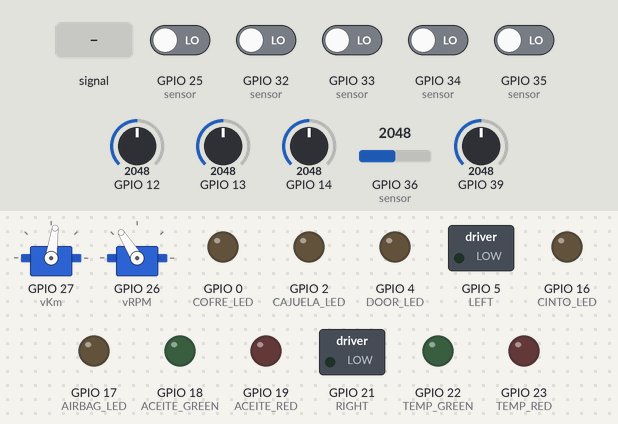
Simulated run of this sketch. Board: ESP32. Shown: 2 × servo, switched loads named in the sketch (green lamp = pin HIGH), output pins drawn as LEDs (lit = HIGH). Inputs (shaded band) come from the test bench; at power-on: GPIO 25 (sensor), GPIO 32 (sensor), GPIO 33 (sensor), GPIO 34 (sensor), GPIO 35 (sensor) LOW, GPIO 13 = 2048, GPIO 14 = 2048, GPIO 12 = 2048, GPIO 36 (sensor) = 2048, GPIO 39 = 2048.

Above: at 2.2 s.
2.3 s: GPIO 13 fed a 200 Hz sine of ±327 counts around its level
5.3 s: GPIO 13 set to 2866
6.8 s: GPIO 14 set to 2866
At 7.5 s:
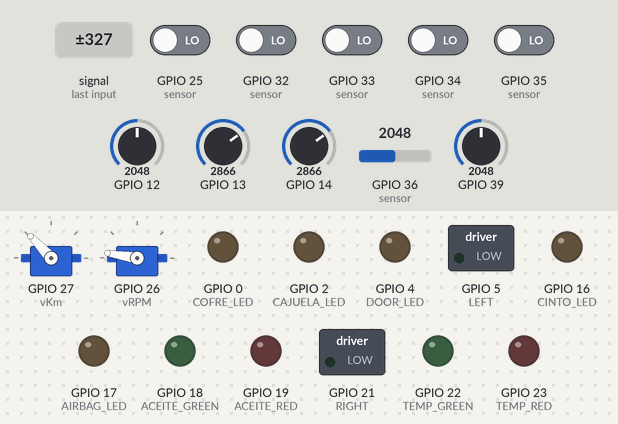
8.3 s: GPIO 25 (sensor) driven HIGH
At 8.9 s:
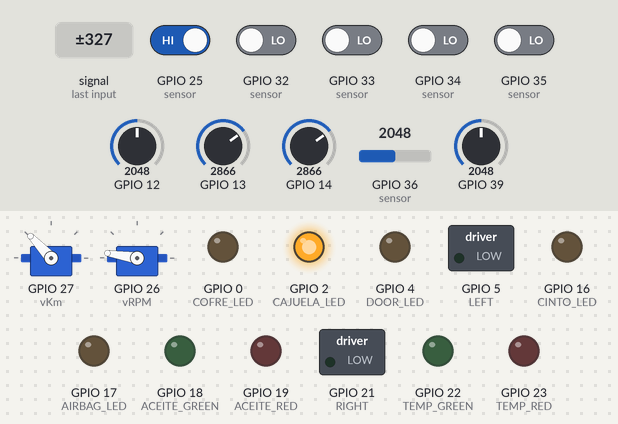
9.8 s: GPIO 32 (sensor) driven HIGH
At 11.0 s:
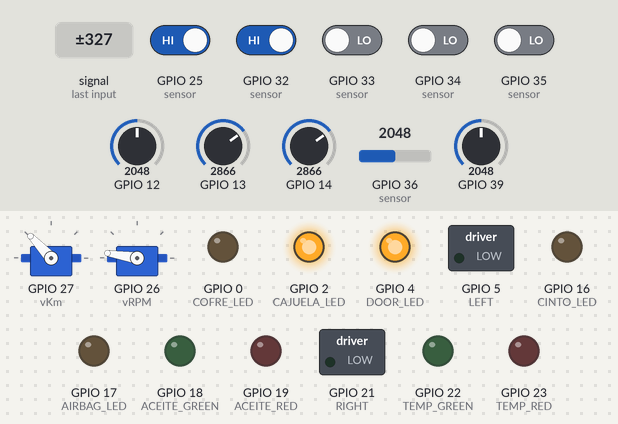
11.3 s: GPIO 33 (sensor) driven HIGH
At 12.4 s:
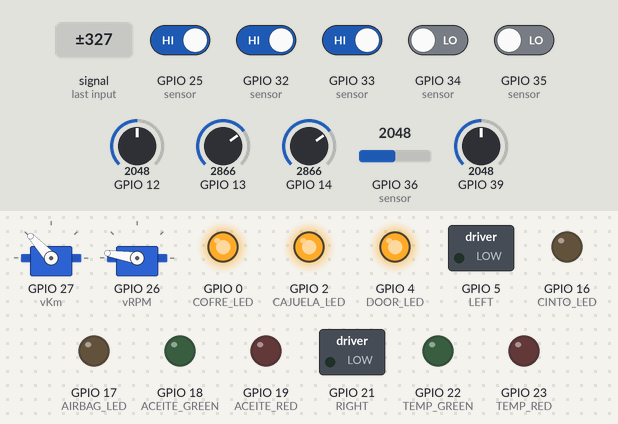
Timing chart, 0 to 13.8 s (numbered marks = the images above; inputs shaded):
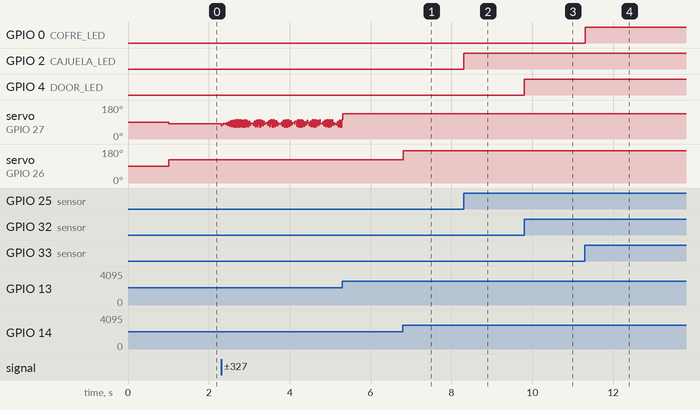

The sketch:

TABLERO.ino
```cpp
//Tablero de automovil con FREERTOS
#include <ESP32Servo.h>
#if CONFIG_FREERTOS_UNICORE
static const BaseType_t app_cpu = 0;
#else
static const BaseType_t app_cpu = 1;
#endif

// Tareas
static TaskHandle_t Tarea01 = NULL;
static TaskHandle_t Tarea02 = NULL;
static TaskHandle_t Tarea03 = NULL;
static TaskHandle_t Tarea04 = NULL;
static TaskHandle_t Tarea05 = NULL;
static TaskHandle_t Tarea06 = NULL;
static TaskHandle_t Tarea07 = NULL;
static TaskHandle_t Tarea08 = NULL;
static TaskHandle_t Tarea09 = NULL;

// Velocidad
int velocidadKm = 0;
int RPM = 0;

Servo vKm;
Servo vRPM;

// LED PARA TESTIGO DE TEMPERATURA
#define TEMP_RED    23
#define TEMP_GREEN  22

float temperature = 0;


// LED PARA TESTIGO DE ACEITE
#define ACEITE_RED    19
#define ACEITE_GREEN  18

float aceite = 0;


// LED PARA TESTIGO DE AIRBAG
#define AIRBAG_LED 17

int sensor_airbag = 0; // Si es HIGH se activa el testigo


// LED PARA TESTIGO DE CINTURON
#define CINTO_LED 16

int sensor_cinturon = 0; // Si es HIGH se activa el testigo

// LED PARA TESTIGO DE PUERTAS
#define DOOR_LED 4

int sensor_puertas = 0; // Si es HIGH se enciende el testigo lo que indica que una puerta esta abierta


// LED PARA TESTIGO DE COFRE
#define COFRE_LED 0

int sensor_cofre = 0; // Si es HIGH se enciende el testigo lo que indica que el cofre esta abierto

// LED PARA TESTIGO DE CAJUELA
#define CAJUELA_LED 2

int sensor_cajuela = 0; // Si es HIGH se enciende el testigo

// LEDs PARA INTERMITENTES Y DIRECCIONALES
#define RIGHT 21
#define LEFT 5
int s_dir = 0; // Si es 0 estan apagadas, 1 si estan intermitentes, 2 direccionales derecha y 3 direccionales izquierda

//Tarea testigo de aceite
void Aceite(void*parameter){
  while(1){
    aceite = analogRead(39); // Nivel de aceite en porcentaje

    if(aceite > 10 && aceite <= 20) // Si el nivel de aceite esta ente 10% y 20& el testigo prende en amarillo
    {
      analogWrite(ACEITE_RED,   255);
      analogWrite(ACEITE_GREEN, 255);
    }
    if(aceite >= 0 && aceite <= 10) // Si el nivel de aceite es inferior a 10& el testigo prende en rojo
    {
      analogWrite(ACEITE_RED,   255);
      analogWrite(ACEITE_GREEN, 0);
    }
  }
}

//Tarea testigo airbag
void Airbag(void*parameter){
  while(1){
    sensor_airbag = digitalRead(34); // Lectura de sensor de airbag

    if(sensor_airbag == HIGH)
    {
      digitalWrite(AIRBAG_LED, HIGH);
    }
    else
    {
      digitalWrite(AIRBAG_LED, LOW);
    }
  }
}

//Tarea testigo de temperatura
void Temperatura(void*parameter){
  while(1){
    temperature = analogRead(36); // Lectura de sensor de temperatura

    if(temperature >= 80 && temperature < 90) // Si la temperatura es mayor a 80 y menor a 90 el testigo prende de color amarillo
    {
      analogWrite(TEMP_RED,   255);
      analogWrite(TEMP_GREEN, 255);
    }
    if(temperature >= 90 && temperature <= 100) // Si la temperatura es mayor a 90 y menor o igual a 100 el testigo prende de color rojo
    {
      analogWrite(TEMP_RED,   255);
      analogWrite(TEMP_GREEN, 0);
    }

  }
}

//Tarea testigo de cinturon
void Cinturon(void*parameter){
  while(1){
    velocidadKm = analogRead(13); // Lectura de velocidad en kilometros
    sensor_cinturon = digitalRead(35); // Lectura de sensor de cinturon

    if(sensor_cinturon == HIGH && velocidadKm >= 20) // Si el sensor manda alto y la velocidad es mayor a 20 km/h
    {
      digitalWrite(CINTO_LED, HIGH);
    }
    else
    {
      digitalWrite(CINTO_LED, LOW);
    }
  }
}

//Tarea testigo de puertas
void Puertas(void*parameter){
  while(1){
    sensor_puertas = digitalRead(32); // Lectura de sensor de puertas abiertas

    if(sensor_puertas == HIGH) // Si el sensor manda alto
    {
      digitalWrite(DOOR_LED, HIGH);
    }
    else
    {
      digitalWrite(DOOR_LED, LOW);
    }
  }
}

//Tarea testigo de cofre
void Cofre(void*parameter){
  while(1){
    sensor_cofre = digitalRead(33); // Lectura de sensor de puertas abiertas

    if(sensor_cofre == HIGH) // Si el sensor manda alto
    {
      digitalWrite(COFRE_LED, HIGH);
    }
    else
    {
      digitalWrite(COFRE_LED, LOW);
    }
  }
}

//Tarea testigo de cajuela
void Cajuela(void*parameter){
  while(1){
    sensor_cajuela = digitalRead(25); // Lectura de sensor de puertas abiertas

    if(sensor_cajuela == HIGH) // Si el sensor manda alto
    {
      digitalWrite(CAJUELA_LED, HIGH);
    }
    else
    {
      digitalWrite(CAJUELA_LED, LOW);
    }
  }
}

//Tarea intermitentes y direccionales
void IntermitentesDIR(void*parameter){
  while(1){

    s_dir = analogRead(12); // Lectura de señal para intermitentes y direccionales

    if(s_dir == 0) // Si es 0 las luces se apagan
    {
      digitalWrite(RIGHT, LOW);
      digitalWrite(LEFT, LOW);
    }
    else
    {
      if(s_dir == 1) // Si es 1 todas encienden de manera intermitente
      {
        digitalWrite(RIGHT, HIGH);
        digitalWrite(LEFT, HIGH);
        delay(100);
        digitalWrite(RIGHT, LOW);
        digitalWrite(LEFT, LOW);
        delay(100);

      }
      else
      {
        if(s_dir == 2) // Si es 2 encienden las de la derecha
        {
          digitalWrite(RIGHT, HIGH);
          digitalWrite(LEFT, LOW);
          delay(100);
          digitalWrite(RIGHT, LOW);
          digitalWrite(LEFT, LOW);
          delay(100);

        }
        else
        {
          if(s_dir == 3) // Si es 3 encienden las direccionales de la izquierda
          {
            digitalWrite(RIGHT, LOW);
            digitalWrite(LEFT, HIGH);
            delay(100);
            digitalWrite(RIGHT, LOW);
            digitalWrite(LEFT, LOW);
            delay(100);
          }

        }


      }


    }

  }
}

//Tarea indicadores de velocidad
void Velocidad(void*parameter){
  while(1){
    velocidadKm = analogRead(13);
    RPM = analogRead(14);
    //Hacemos regla de 3 para obtenr el angulo del servo respecto a la velocidad
    float anguloKm = velocidadKm * 180 / 261; // Maxima 260 km/h
    float anguloRPM = RPM * 180 / 3001; // Maxima 3000 rpm
    vKm.write(anguloKm); // Movemos los servomotores al angulo correspondiente
    vRPM.write(anguloRPM);
  }
}

void setup() {
  Serial.begin(9600);
  pinMode(AIRBAG_LED, OUTPUT);
  pinMode(TEMP_RED, OUTPUT);
  pinMode(TEMP_GREEN, OUTPUT);
  pinMode(ACEITE_RED, OUTPUT);
  pinMode(ACEITE_GREEN, OUTPUT);
  pinMode(CINTO_LED, OUTPUT);
  pinMode(DOOR_LED, OUTPUT);
  pinMode(COFRE_LED, OUTPUT);
  pinMode(CAJUELA_LED, OUTPUT);
  pinMode(RIGHT, OUTPUT);
  pinMode(LEFT, OUTPUT);
  vKm.attach(27, 500, 2500);
  vRPM.attach(26, 500, 2500);
  vTaskDelay(1000 / portTICK_PERIOD_MS);
    xTaskCreatePinnedToCore (
              Aceite,    // Funcion que se manda a llamar
              "Tarea01",    // El nombre de la tarea
              1024,           // Stack size
              NULL,           //
              1,              // Prioridades
              &Tarea01,           //
              app_cpu);       //Core
  // put your setup code here, to run once:

    xTaskCreatePinnedToCore (
              Airbag,    // Funcion que se manda a llamar
              "Tarea02",    // El nombre de la tarea
              1024,           // Stack size
              NULL,           //
              1,              // Prioridades
              &Tarea02,           //
              app_cpu);       //Core
  // put your setup code here, to run once:

    xTaskCreatePinnedToCore (
              Temperatura,    // Funcion que se manda a llamar
              "Tarea03",    // El nombre de la tarea
              1024,           // Stack size
              NULL,           //
              1,              // Prioridades
              &Tarea03,           //
              app_cpu);       //Core
  // put your setup code here, to run once:

    xTaskCreatePinnedToCore (
              Cinturon,    // Funcion que se manda a llamar
              "Tarea04",    // El nombre de la tarea
              1024,           // Stack size
              NULL,           //
              1,              // Prioridades
              &Tarea04,           //
              app_cpu);       //Core
  // put your setup code here, to run once:

    xTaskCreatePinnedToCore (
              Puertas,    // Funcion que se manda a llamar
              "Tarea05",    // El nombre de la tarea
              1024,           // Stack size
              NULL,           //
              1,              // Prioridades
              &Tarea05,           //
              app_cpu);       //Core
  // put your setup code here, to run once:

    xTaskCreatePinnedToCore (
              Cofre,    // Funcion que se manda a llamar
              "Tarea06",    // El nombre de la tarea
              1024,           // Stack size
              NULL,           //
              1,              // Prioridades
              &Tarea06,           //
              app_cpu);       //Core
  // put your setup code here, to run once:

    xTaskCreatePinnedToCore (
              Cajuela,    // Funcion que se manda a llamar
              "Tarea07",    // El nombre de la tarea
              1024,           // Stack size
              NULL,           //
              1,              // Prioridades
              &Tarea07,           //
              app_cpu);       //Core
  // put your setup code here, to run once:

    xTaskCreatePinnedToCore (
              IntermitentesDIR,    // Funcion que se manda a llamar
              "Tarea08",    // El nombre de la tarea
              1024,           // Stack size
              NULL,           //
              1,              // Prioridades
              &Tarea08,           //
              app_cpu);       //Core
  // put your setup code here, to run once:

    xTaskCreatePinnedToCore (
              Velocidad,    // Funcion que se manda a llamar
              "Tarea09",    // El nombre de la tarea
              1024,           // Stack size
              NULL,           //
              1,              // Prioridades
              &Tarea09,           //
              app_cpu);       //Core
  // put your setup code here, to run once:

}

void loop() {


}
```

Measured:
- after the input at 6.8 s, servo on GPIO 26 (vRPM): 122° → 171° at once
- after the input at 8.3 s, GPIO 2 (CAJUELA_LED): LOW → HIGH at once
- after the input at 9.8 s, GPIO 4 (DOOR_LED): LOW → HIGH at once
- after the input at 11.3 s, GPIO 0 (COFRE_LED): LOW → HIGH at once
